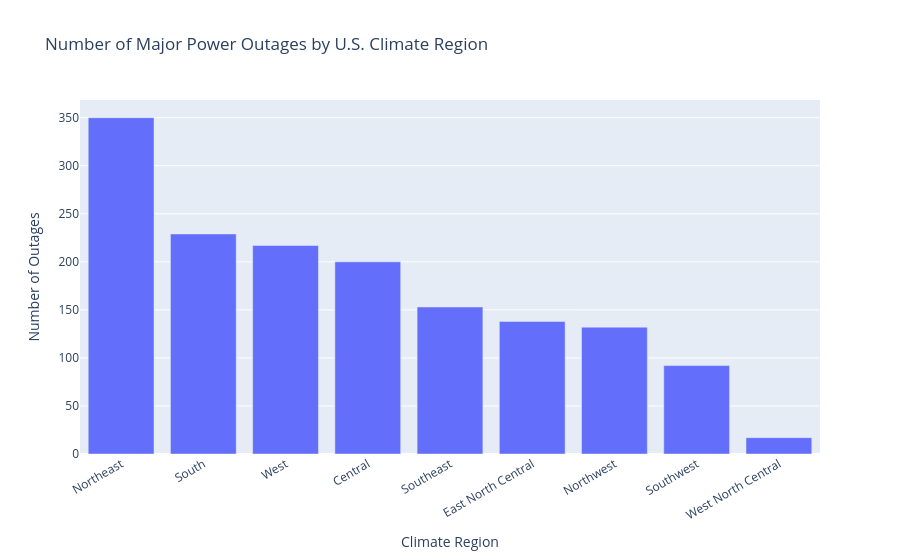

The notebook cell saved with this chart:
### Markdown cell above
## Step 2: Data Cleaning and Exploratory Data Analysis

### Code cell
"""
Step 2: Data cleaning and exploratory data analysis.

Cleaning steps:
- Remove the non-data rows at the top of the sheet (title, description, etc.).
- Use row 5 (index 5) as the source of variable names and drop the first
  "variables" column, which is just a label.
- Drop the units row (index 6) and any completely empty rows.
- Combine the outage date and time columns into `OUTAGE.START` and
  `OUTAGE.RESTORATION` `Timestamp` columns.
- Coerce key numerical columns to numeric dtypes so that plotting/aggregation
  behave as expected.
"""

# Extract column names from row 5 (index 5), skipping the first "variables" cell.
header = raw_outages.iloc[5, 1:]

# Data starts at row 7 (index 7); again, skip the first column.
outages = raw_outages.iloc[7:, 1:].copy()
outages.columns = header

# Drop any rows that are entirely empty and reset the index.
outages = outages.dropna(how="all").reset_index(drop=True)

# Combine outage start date/time and restoration date/time into Timestamp columns.
start_date = pd.to_datetime(outages["OUTAGE.START.DATE"])
start_time = pd.to_timedelta(outages["OUTAGE.START.TIME"].astype(str))
rest_date = pd.to_datetime(outages["OUTAGE.RESTORATION.DATE"])
rest_time = pd.to_timedelta(outages["OUTAGE.RESTORATION.TIME"].astype(str))

outages["OUTAGE.START"] = start_date + start_time
outages["OUTAGE.RESTORATION"] = rest_date + rest_time

# Drop the original date/time columns now that we've combined them.
outages = outages.drop(
    columns=[
        "OUTAGE.START.DATE",
        "OUTAGE.START.TIME",
        "OUTAGE.RESTORATION.DATE",
        "OUTAGE.RESTORATION.TIME",
    ]
)

# Coerce key numerical columns to numeric types (invalid entries become NaN).
numeric_cols = [
    "OUTAGE.DURATION",
    "DEMAND.LOSS.MW",
    "CUSTOMERS.AFFECTED",
    "TOTAL.PRICE",
    "TOTAL.CUSTOMERS",
]
for col in numeric_cols:
    if col in outages.columns:
        outages[col] = pd.to_numeric(outages[col], errors="coerce")

print("Cleaned outages shape:", outages.shape)
outages.head()

# Step 2 visualization: number of major power outages by U.S. climate region (univariate).
region_counts = (
    outages["CLIMATE.REGION"]
    .value_counts()
    .reset_index()
    .rename(columns={"CLIMATE.REGION": "CLIMATE.REGION", "count": "num_outages"})
)
fig_region = px.bar(
    region_counts,
    x="CLIMATE.REGION",
    y="num_outages",
    title="Number of Major Power Outages by U.S. Climate Region",
    labels={"CLIMATE.REGION": "Climate Region", "num_outages": "Number of Outages"},
)
fig_region.update_layout(xaxis_tickangle=-30)
fig_region

### Figure 1 — Plotly figure (JSON) as saved in the notebook; plotly's stock layout.template omitted (floating-point values rounded to 4 significant figures)
{"data": [{"alignmentgroup": "True", "hovertemplate": "Climate Region=%{x}<br>Number of Outages=%{y}<extra></extra>", "legendgroup": "", "marker": {"color": "#636efa", "pattern": {"shape": ""}}, "name": "", "offsetgroup": "", "orientation": "v", "showlegend": false, "textposition": "auto", "type": "bar", "x": ["Northeast", "South", "West", "Central", "Southeast", "East North Central", "Northwest", "Southwest", "West North Central"], "xaxis": "x", "y": [350, 229, 217, 200, 153, 138, 132, 92, 17], "yaxis": "y"}], "layout": {"barmode": "relative", "legend": {"tracegroupgap": 0}, "title": {"text": "Number of Major Power Outages by U.S. Climate Region"}, "xaxis": {"anchor": "y", "domain": [0, 1], "tickangle": -30, "title": {"text": "Climate Region"}}, "yaxis": {"anchor": "x", "domain": [0, 1], "title": {"text": "Number of Outages"}}}}
